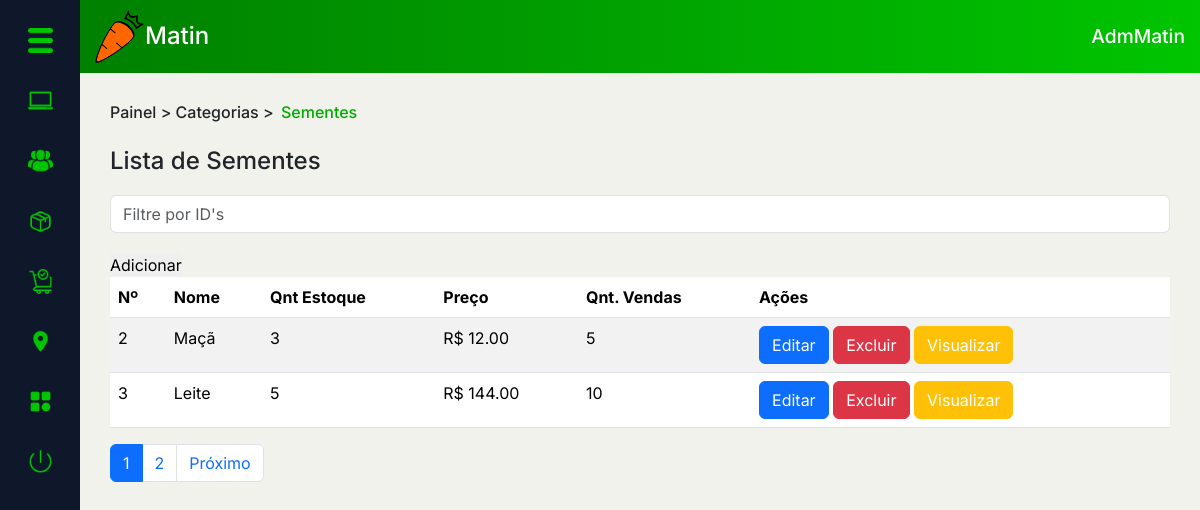
Screenshot of /PAGES/dashboard.php?page=cat_list&idCat=1 (signed in) with the database file from the repository.
### tables this page shows
CREATE TABLE `usuario` (
  `idUsu` int(11) NOT NULL,
  `nome_usu` varchar(50) NOT NULL,
  `ativo` enum('0','1') NOT NULL DEFAULT '1',
  `data_criacao` date NOT NULL,
  `email_usu` varchar(100) NOT NULL,
  `senha_usu` varchar(45) NOT NULL,
  `tel_usu` varchar(45) NOT NULL,
  `fotos_usu` varchar(45) NOT NULL DEFAULT 'sem_foto.png',
  `premium` enum('0','1') NOT NULL,
  `NR` varchar(45) NOT NULL,
  `comp` varchar(45) NOT NULL,
  `TCIR` enum('CPF','CNPJ') NOT NULL,
  `NRCIR` varchar(45) NOT NULL,
  `nvl_usu` enum('A','F','C') NOT NULL DEFAULT 'C',
  `Local_CEP` int(11) NOT NULL,
  `tipoLocal` enum('casa','trabalho') NOT NULL,
  `infoAddLocal` varchar(100) NOT NULL,
  `qnt_vendas_usuario` int(11) NOT NULL DEFAULT 0,
  `visto_por_ultimo` datetime DEFAULT NULL,
  `usu_online` tinyint(1) DEFAULT 0
);

CREATE TABLE `categoria` (
  `idCategoria` int(11) NOT NULL,
  `nome_cat` varchar(45) NOT NULL,
  `img_cat` varchar(300) DEFAULT 'sem_foto.png',
  `desc_cat` varchar(100) DEFAULT NULL,
  `qnt_vis` int(11) DEFAULT NULL
);

CREATE TABLE `produto` (
  `idProduto` int(11) NOT NULL,
  `nome_prod` varchar(100) NOT NULL,
  `qnt_prod_estoque` int(11) NOT NULL,
  `data_criacao_prod` date NOT NULL,
  `preco_prod` decimal(5,2) NOT NULL,
  `fotos_prod` varchar(100) NOT NULL DEFAULT 'sem_foto.png',
  `qnt_vendas` int(11) NOT NULL,
  `promocao` int(11) DEFAULT NULL,
  `parcela` int(11) DEFAULT NULL,
  `idCategoria` int(11) NOT NULL
);

### MODEL/autenticacao.php (called while the page is built, shortened)
<?php
function pegarIDUsuario(){
    return $_SESSION['idUsu'];
}
?>

### PAGES/DASHBOARD/sidebarDash.php (the view, shortened to what this page needs)
<?php
if ($idUsu == '1') {
?>
    <div class="sidebar">
        <button class="btn" type="button" data-bs-toggle="offcanvas" data-bs-target="#offcanvasScrolling" aria-controls="offcanvasScrolling"><img src="../IMAGES/botao-de-menu.png" alt=""></button>
        <a href="?page=dash_ini"><button class="btn" type="button"><img src="../IMAGES/computador-portatil.png" alt=""></button></a>
        <a href="?page=usu_list"><button class="btn" type="button"><img src="../IMAGES/grupo-de-usuarios.png" alt=""></button></a>
        <a href="?page=prod_list"><button class="btn" type="button"><img src="../IMAGES/caixa.png" alt=""></button></a>
        <a href="?page=compra_list"><button class="btn" type="button"><img src="../IMAGES/compra.png" alt=""></button></a>
        <a href="?page=loc_list"><button class="btn" type="button"><img src="../IMAGES/local.png" alt=""></button></a>
        <div class="btnoffcanvas">
            <div class="btn-group dropend">
                <button type="button" class="btn btn-custom dropdown-toggle" data-bs-toggle="dropdown" aria-expanded="false">
                    <img src="../IMAGES/categorias.png" alt="">
                </button>
            </div>
        </div>
        <a href="?sair=true"><button class="btn" type="button"><img src="../IMAGES/sair.png" alt=""></button></a>
    </div>
<?php
}
?>

### PAGES/DASHBOARD/headerDash.php (shortened to what this page needs)
<?php
if (isset($idUsu)) {
    $selectQ = "SELECT * FROM usuario WHERE idUsu = $idUsu";
    $selectP = $cx->prepare($selectQ);
    $selectP->execute();
    $dados = $selectP->fetch(PDO::FETCH_ASSOC);
}
?>
<nav class="d-flex justify-content-between align-items-center header">
    <a href="../index.php">
        <div class="logo">
            <figure>
                <img src="../IMAGES/matin-logo-png.png" alt="Matin">
            </figure>
            <h1>Matin</h1>
        </div>
    </a>
    <div class="usuario">
        <h1><?php echo $dados['nome_usu'] ?></h1>
    </div>
</nav>

### PAGES/DASHBOARD/cat_list.php (shortened to what this page needs)
<?php
$idCat = $_REQUEST['idCat'] ?? "";
?>
<?php
if ($idCat != "geral") {
?>
    <div class="conteudo" id="conteudo3">
        <div class="top-cont">
            <div class="local">
                <?php
                $pagina = 1;
                $limite = 4;
                $inicio = ($pagina * $limite) - $limite;
                $selectQ = "SELECT * FROM categoria WHERE idCategoria = $idCat ORDER BY idCategoria LIMIT $inicio,$limite";
                $selectP = $cx->prepare($selectQ);
                $selectP->execute();
                $dado = $selectP->fetch(PDO::FETCH_ASSOC);
                ?>
                <h6><a href="../DASHBOARD/adminDash.php">Painel</a> > Categorias > <mark><?php echo $dado['nome_cat'] ?></mark></h6>
            </div>
        </div>
        <div class="main-cont">
            <div class="main-tit">
                <h4>Lista de <?php echo $dado['nome_cat'] ?></h4>
            </div>
            <div class="pesq">
                <div class="input-group flex-nowrap search-bar">
                    <input type="search" class="form-control" placeholder="Filtre por ID's" aria-label="Search" aria-describedby="addon-wrapping">
                </div>
                <a href="?page=add_loc"><button class="btnAdd" type="button">Adicionar</button></a>
            </div>
            <table class="table table-striped">
                <thead>
                    <tr>
                        <th scope="col">Nº</th>
                        <th scope="col">Nome</th>
                        <th scope="col">Qnt Estoque</th>
                        <th scope="col">Preço</th>
                        <th scope="col">Qnt. Vendas</th>
                        <th scope="col">Ações</th>
                    </tr>
                </thead>
                <tbody>
                    <?php
                    $pagina = isset($_GET['pagina']) ? (int)$_GET['pagina'] : 1;
                    $limite = 4;
                    $inicio = ($pagina * $limite) - $limite;
                    $selectQ = "SELECT * FROM produto WHERE idCategoria = $idCat LIMIT $inicio, $limite";
                    $selectP = $cx->prepare($selectQ);
                    $selectP->setFetchMode(PDO::FETCH_ASSOC);
                    $selectP->execute();
                    $total = $selectP->rowCount();
                    if ($total == 0) {
                        echo "<p class='txtVermelho'>Não há registros no momento...</p>";
                    } else {
                        while ($dados = $selectP->fetch()) {
                            echo "<tr>";
                            echo "<td scope='row'>{$dados['idProduto']}</td>";
                            echo "<td>{$dados['nome_prod']}</td>";
                            echo "<td>{$dados['qnt_prod_estoque']}</td>";
                            echo "<td>R$ {$dados['preco_prod']}</td>";
                            echo "<td>{$dados['qnt_vendas']}</td>";
                            echo "<td><a href='#'><button type='button' class='btn btn-primary'>Editar</button></a> <a href='#'><button type='button' class='btn btn-danger'>Excluir</button></a> <a href='#'><button type='button' class='btn btn-warning'>Visualizar</button></a></td>";
                            echo "</tr>";
                        }
                    }
                    ?>
                </tbody>
            </table>
            <?php
            $selectAllQ = "SELECT COUNT(*) AS total FROM usuario";
            $selectAllP = $cx->prepare($selectAllQ);
            $selectAllP->execute();
            $totalRegistros = $selectAllP->fetch()['total'];
            $totalPaginas = ceil($totalRegistros / $limite);
            echo "<nav aria-label='Page navigation example' class='navigation'>";
            echo "<ul class='pagination'>";
            for ($i = 1; $i <= $totalPaginas; $i++) {
                $active = $i == $pagina ? "active" : "";
                echo "<li class='page-item $active'><a class='page-link' href='?page=cat_list&idCat=$idCat&pagina=$i'>$i</a></li>";
            }
            if ($pagina < $totalPaginas) {
                echo "<li class='page-item'><a class='page-link' href='?page=cat_list&idCat=$idCat&pagina=" . ($pagina + 1) . "'>Próximo</a></li>";
            }
            echo "</ul>";
            echo "</nav>";
            ?>
        </div>
    </div>
<?php
}
?>

### ASSETS/GERAL.css (style rules this page uses)
:root { --preto00: black; --pretoAzulado: #0F172A; --branco00: white; --cinza00: #C1C1C1; --cinza01: #898989; --cinza02: #D9D9D9; --cinza03: #EAEAEA; --cinza04: #ABABAB; --laranja00: #FF6600; --laranja01: #FF9F5F; --laranjaClaro: #FFE0CC; --laranjaPressed: #d66215; --vermelho00: #FF2A2A; --vermelhoAviso: #B00000; --azulClaro: #009EBB; --verde00: #008000; --verde01: #00C500; --verde02: #00AA00; --verdePressed: #035f03; --bege00: #F1F2EB; --bege01: #F5FBEF; --bege02: #E5E0E0; --bege03: #F2EEEB; --fonte01: 'Inter', serif; }

### ASSETS/PAGINAS-CSS/dashboard.css (style rules this page uses)
body { background-color: var(--bege00) !important; }
.container .sidebar { max-width: 1300px !important; }

### PAGES/DASHBOARD/sidebarDash.php (style rules this page uses)
h6, h5 { margin: 0 !important; }
li { list-style: none; }
.sidebar { background-color: var(--pretoAzulado); padding-bottom: 20px; height: 100vh; }
.sidebar button { display: block; margin: auto; margin-top: 20px; }
.dropend .dropdown-toggle::after { display: none; }
.btn-group, .btn-group-vertical { display: block; }
img { width: 25px; }
.btnoffcanvas { margin-top: 20px; }

### PAGES/DASHBOARD/headerDash.php (style rules this page uses)
.header { background: linear-gradient(to right, var(--verde00), var(--verde01)); padding: 10px 15px; width: 100%; }
a { margin: 0; text-decoration: none; }
figure, h1 { margin: 0; }
nav .logo h1 { font-size: 1.5em; color: var(--branco00); }
.usuario, .logo { display: flex; align-items: center; }
nav .usuario h1 { font-size: 1.2em; color: var(--branco00); }
.logo figure img { width: 50px; }

### PAGES/DASHBOARD/cat_list.php (style rules this page uses)
#conteudo3 { padding: 30px; }
h6 a { color: var(--preto); text-decoration: none; }
mark { background-color: transparent !important; color: var(--verde02); }
.search-bar { margin: 20px 0 !important; }
table tr td a button { background-color: var(--verde01); color: var(--branco00) !important; padding: 5px 10px; border-radius: 5px; }

### rows the page displays
usuario: nome_usu "AdmMatin"
categoria: nome_cat "Sementes"
produto: idProduto "2", nome_prod "Maçã", qnt_prod_estoque "3", preco_prod "12.00", qnt_vendas "5"
produto: idProduto "3", nome_prod "Leite", qnt_prod_estoque "5", preco_prod "144.00", qnt_vendas "10"
